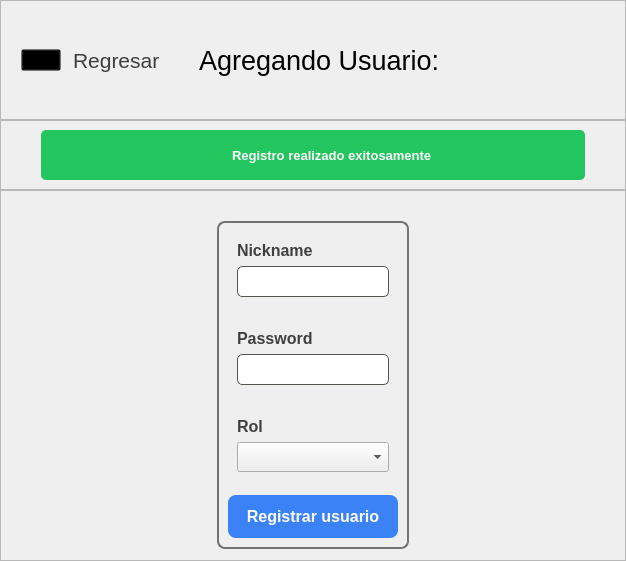
            <widget class="QWidget" name="pagAgregarUsuario">
             <layout class="QVBoxLayout" name="verticalLayout_14">
              <property name="spacing">
               <number>0</number>
              </property>
              <property name="leftMargin">
               <number>0</number>
              </property>
              <property name="topMargin">
               <number>0</number>
              </property>
              <property name="rightMargin">
               <number>0</number>
              </property>
              <property name="bottomMargin">
               <number>0</number>
              </property>
              <item alignment="Qt::AlignTop">
               <widget class="QFrame" name="frame_23">
                <property name="sizePolicy">
                 <sizepolicy hsizetype="Preferred" vsizetype="Expanding">
                  <horstretch>0</horstretch>
                  <verstretch>0</verstretch>
                 </sizepolicy>
                </property>
                <property name="minimumSize">
                 <size>
                  <width>0</width>
                  <height>120</height>
                 </size>
                </property>
                <property name="frameShape">
                 <enum>QFrame::StyledPanel</enum>
                </property>
                <property name="frameShadow">
                 <enum>QFrame::Raised</enum>
                </property>
                <layout class="QHBoxLayout" name="horizontalLayout_13">
                 <property name="spacing">
                  <number>12</number>
                 </property>
                 <property name="leftMargin">
                  <number>20</number>
                 </property>
                 <property name="topMargin">
                  <number>20</number>
                 </property>
                 <property name="rightMargin">
                  <number>20</number>
                 </property>
                 <property name="bottomMargin">
                  <number>20</number>
                 </property>
                 <item alignment="Qt::AlignLeft">
                  <widget class="QPushButton" name="btnRegresarAUsuarios">
                   <property name="cursor">
                    <cursorShape>PointingHandCursor</cursorShape>
                   </property>
                   <property name="styleSheet">
                    <string notr="true">QPushButton{
	background-color: transparent;
}</string>
                   </property>
                   <property name="text">
                    <string/>
                   </property>
                   <property name="icon">
                    <iconset>
                     <normaloff>img/back.svg</normaloff>img/back.svg</iconset>
                   </property>
                   <property name="iconSize">
                    <size>
                     <width>30</width>
                     <height>30</height>
                    </size>
                   </property>
                  </widget>
                 </item>
                 <item>
                  <widget class="QLabel" name="lblRegresarAgUsuarios">
                   <property name="sizePolicy">
                    <sizepolicy hsizetype="Preferred" vsizetype="Expanding">
                     <horstretch>0</horstretch>
                     <verstretch>0</verstretch>
                    </sizepolicy>
                   </property>
                   <property name="font">
                    <font>
                     <family>Arial</family>
                     <pointsize>16</pointsize>
                    </font>
                   </property>
                   <property name="cursor">
                    <cursorShape>PointingHandCursor</cursorShape>
                   </property>
                   <property name="styleSheet">
                    <string notr="true">QLabel{
	color: #3E3E3E;
}</string>
                   </property>
                   <property name="text">
                    <string>Regresar</string>
                   </property>
                  </widget>
                 </item>
                 <item>
                  <widget class="QLabel" name="label_4">
                   <property name="font">
                    <font>
                     <family>Arial</family>
                     <pointsize>20</pointsize>
                    </font>
                   </property>
                   <property name="styleSheet">
                    <string notr="true">QLabel{
	margin-left: 20px;
}</string>
                   </property>
                   <property name="text">
                    <string>Agregando Usuario:</string>
                   </property>
                  </widget>
                 </item>
                 <item>
                  <spacer name="horizontalSpacer">
                   <property name="orientation">
                    <enum>Qt::Horizontal</enum>
                   </property>
                   <property name="sizeHint" stdset="0">
                    <size>
                     <width>40</width>
                     <height>20</height>
                    </size>
                   </property>
                  </spacer>
                 </item>
                </layout>
               </widget>
              </item>
              <item>
               <widget class="QFrame" name="frame_22">
                <property name="minimumSize">
                 <size>
                  <width>0</width>
                  <height>70</height>
                 </size>
                </property>
                <property name="maximumSize">
                 <size>
                  <width>16777215</width>
                  <height>264</height>
                 </size>
                </property>
                <property name="frameShape">
                 <enum>QFrame::StyledPanel</enum>
                </property>
                <property name="frameShadow">
                 <enum>QFrame::Raised</enum>
                </property>
                <layout class="QHBoxLayout" name="horizontalLayout_12">
                 <property name="leftMargin">
                  <number>40</number>
                 </property>
                 <property name="rightMargin">
                  <number>40</number>
                 </property>
                 <item>
                  <widget class="QFrame" name="lblRegistroUsuario">
                   <property name="styleSheet">
                    <string notr="true">QFrame{
	background-color: #22c55e;
	border-radius: 5px;
}</string>
                   </property>
                   <property name="frameShape">
                    <enum>QFrame::StyledPanel</enum>
                   </property>
                   <property name="frameShadow">
                    <enum>QFrame::Raised</enum>
                   </property>
                   <layout class="QHBoxLayout" name="horizontalLayout_14">
                    <item>
                     <spacer name="horizontalSpacer_2">
                      <property name="orientation">
                       <enum>Qt::Horizontal</enum>
                      </property>
                      <property name="sizeHint" stdset="0">
                       <size>
                        <width>40</width>
                        <height>20</height>
                       </size>
                      </property>
                     </spacer>
                    </item>
                    <item>
                     <widget class="QPushButton" name="lblIconoRegistroUsuario">
                      <property name="minimumSize">
                       <size>
                        <width>30</width>
                        <height>30</height>
                       </size>
                      </property>
                      <property name="styleSheet">
                       <string notr="true">QPushButton{
	background-color: transparent;
	border: none;
}</string>
                      </property>
                      <property name="text">
                       <string/>
                      </property>
                      <property name="icon">
                       <iconset>
                        <normaloff>img/check.svg</normaloff>img/check.svg</iconset>
                      </property>
                      <property name="iconSize">
                       <size>
                        <width>30</width>
                        <height>30</height>
                       </size>
                      </property>
                     </widget>
                    </item>
                    <item>
                     <widget class="QLabel" name="lblMsjRegistroUsuario">
                      <property name="font">
                       <font>
                        <family>Arial</family>
                        <pointsize>10</pointsize>
                        <weight>75</weight>
                        <bold>true</bold>
                       </font>
                      </property>
                      <property name="styleSheet">
                       <string notr="true">QLabel{
	color: #fff;
}</string>
                      </property>
                      <property name="text">
                       <string>Registro realizado exitosamente</string>
                      </property>
                     </widget>
                    </item>
                    <item>
                     <spacer name="horizontalSpacer_3">
                      <property name="orientation">
                       <enum>Qt::Horizontal</enum>
                      </property>
                      <property name="sizeHint" stdset="0">
                       <size>
                        <width>40</width>
                        <height>20</height>
                       </size>
                      </property>
                     </spacer>
                    </item>
                   </layout>
                  </widget>
                 </item>
                </layout>
               </widget>
              </item>
              <item>
               <widget class="QFrame" name="frame_24">
                <property name="sizePolicy">
                 <sizepolicy hsizetype="Preferred" vsizetype="Expanding">
                  <horstretch>0</horstretch>
                  <verstretch>0</verstretch>
                 </sizepolicy>
                </property>
                <property name="frameShape">
                 <enum>QFrame::StyledPanel</enum>
                </property>
                <property name="frameShadow">
                 <enum>QFrame::Raised</enum>
                </property>
                <layout class="QGridLayout" name="gridLayout_11">
                 <property name="topMargin">
                  <number>30</number>
                 </property>
                 <item row="0" column="0">
                  <spacer name="horizontalSpacer_4">
                   <property name="orientation">
                    <enum>Qt::Horizontal</enum>
                   </property>
                   <property name="sizeHint" stdset="0">
                    <size>
                     <width>207</width>
                     <height>20</height>
                    </size>
                   </property>
                  </spacer>
                 </item>
                 <item row="0" column="1">
                  <widget class="QFrame" name="frame_25">
                   <property name="sizePolicy">
                    <sizepolicy hsizetype="Preferred" vsizetype="Preferred">
                     <horstretch>0</horstretch>
                     <verstretch>0</verstretch>
                    </sizepolicy>
                   </property>
                   <property name="minimumSize">
                    <size>
                     <width>0</width>
                     <height>0</height>
                    </size>
                   </property>
                   <property name="sizeIncrement">
                    <size>
                     <width>0</width>
                     <height>0</height>
                    </size>
                   </property>
                   <property name="styleSheet">
                    <string notr="true">QFrame{
	border: 2px solid #737373;
	border-radius: 8px;
}</string>
                   </property>
                   <property name="frameShape">
                    <enum>QFrame::StyledPanel</enum>
                   </property>
                   <property name="frameShadow">
                    <enum>QFrame::Raised</enum>
                   </property>
                   <layout class="QVBoxLayout" name="verticalLayout_16">
                    <property name="spacing">
                     <number>14</number>
                    </property>
                    <item alignment="Qt::AlignTop">
                     <widget class="QFrame" name="frame_13">
                      <property name="styleSheet">
                       <string notr="true">QFrame{
	border: none;
}</string>
                      </property>
                      <property name="frameShape">
                       <enum>QFrame::StyledPanel</enum>
                      </property>
                      <property name="frameShadow">
                       <enum>QFrame::Raised</enum>
                      </property>
                      <layout class="QVBoxLayout" name="verticalLayout_13">
                       <item alignment="Qt::AlignTop">
                        <widget class="QLabel" name="label_9">
                         <property name="font">
                          <font>
                           <family>Arial</family>
                           <pointsize>12</pointsize>
                           <weight>75</weight>
                           <bold>true</bold>
                          </font>
                         </property>
                         <property name="styleSheet">
                          <string notr="true">QLabel{
	color: #404040;
}</string>
                         </property>
                         <property name="text">
                          <string>Nickname</string>
                         </property>
                        </widget>
                       </item>
                       <item>
                        <widget class="QLineEdit" name="inpRegistroNick">
                         <property name="minimumSize">
                          <size>
                           <width>0</width>
                           <height>30</height>
                          </size>
                         </property>
                         <property name="font">
                          <font>
                           <family>Arial</family>
                           <pointsize>12</pointsize>
                          </font>
                         </property>
                         <property name="styleSheet">
                          <string notr="true">QLineEdit{
	padding: 4px;
	border-radius: 5px;
	border: 1px solid #57534e;
	color: #404040;
	padding-left: 5px;
	padding-right: 5px;
}</string>
                         </property>
                         <property name="text">
                          <string/>
                         </property>
                        </widget>
                       </item>
                      </layout>
                     </widget>
                    </item>
                    <item alignment="Qt::AlignTop">
                     <widget class="QFrame" name="frame_14">
                      <property name="styleSheet">
                       <string notr="true">QFrame{
	border: none;
}</string>
                      </property>
                      <property name="frameShape">
                       <enum>QFrame::StyledPanel</enum>
                      </property>
                      <property name="frameShadow">
                       <enum>QFrame::Raised</enum>
                      </property>
                      <layout class="QVBoxLayout" name="verticalLayout_15">
                       <item alignment="Qt::AlignTop">
                        <widget class="QLabel" name="label_10">
                         <property name="font">
                          <font>
                           <family>Arial</family>
                           <pointsize>12</pointsize>
                           <weight>75</weight>
                           <bold>true</bold>
                          </font>
                         </property>
                         <property name="styleSheet">
                          <string notr="true">QLabel{
	color: #404040;
}</string>
                         </property>
                         <property name="text">
                          <string>Password</string>
                         </property>
                        </widget>
                       </item>
                       <item>
                        <widget class="QLineEdit" name="inpRegistroPass">
                         <property name="minimumSize">
                          <size>
                           <width>0</width>
                           <height>30</height>
                          </size>
                         </property>
                         <property name="font">
                          <font>
                           <family>Arial</family>
                           <pointsize>12</pointsize>
                          </font>
                         </property>
                         <property name="styleSheet">
                          <string notr="true">QLineEdit{
	padding: 4px;
	border-radius: 5px;
	border: 1px solid #57534e;
	color: #404040;
	padding-left: 5px;
	padding-right: 5px;
}</string>
                         </property>
                        </widget>
                       </item>
                      </layout>
                     </widget>
                    </item>
                    <item>
                     <widget class="QFrame" name="frame_26">
                      <property name="styleSheet">
                       <string notr="true">QFrame{
	border: none;
}</string>
                      </property>
                      <property name="frameShape">
                       <enum>QFrame::StyledPanel</enum>
                      </property>
                      <property name="frameShadow">
                       <enum>QFrame::Raised</enum>
                      </property>
                      <layout class="QVBoxLayout" name="verticalLayout_17">
                       <item alignment="Qt::AlignTop">
                        <widget class="QLabel" name="label_11">
                         <property name="font">
                          <font>
                           <family>Arial</family>
                           <pointsize>12</pointsize>
                           <weight>75</weight>
                           <bold>true</bold>
                          </font>
                         </property>
                         <property name="styleSheet">
                          <string notr="true">QLabel{
	color: #404040;
}</string>
                         </property>
                         <property name="text">
                          <string>Rol</string>
                         </property>
                        </widget>
                       </item>
                       <item>
                        <widget class="QComboBox" name="inpRegistroRol">
                         <property name="minimumSize">
                          <size>
                           <width>0</width>
                           <height>30</height>
                          </size>
                         </property>
                         <property name="font">
                          <font>
                           <family>Arial</family>
                           <pointsize>12</pointsize>
                          </font>
                         </property>
                         <property name="layoutDirection">
                          <enum>Qt::LeftToRight</enum>
                         </property>
                         <property name="styleSheet">
                          <string notr="true"/>
                         </property>
                        </widget>
                       </item>
                      </layout>
                     </widget>
                    </item>
                    <item>
                     <widget class="QPushButton" name="btnRegistroSubmit">
                      <property name="font">
                       <font>
                        <family>Arial</family>
                        <pointsize>12</pointsize>
                        <weight>75</weight>
                        <bold>true</bold>
                       </font>
                      </property>
                      <property name="cursor">
                       <cursorShape>PointingHandCursor</cursorShape>
                      </property>
                      <property name="styleSheet">
                       <string notr="true">QPushButton{
	background-color: #3b82f6;
	padding: 12px;
	border-radius: 8px;
	color: #fff;
}
QPushButton::hover{
	background-color: #2563eb;
}</string>
                      </property>
                      <property name="text">
                       <string>Registrar usuario</string>
                      </property>
                     </widget>
                    </item>
                   </layout>
                  </widget>
                 </item>
                 <item row="0" column="2">
                  <spacer name="horizontalSpacer_5">
                   <property name="orientation">
                    <enum>Qt::Horizontal</enum>
                   </property>
                   <property name="sizeHint" stdset="0">
                    <size>
                     <width>207</width>
                     <height>20</height>
                    </size>
                   </property>
                  </spacer>
                 </item>
                 <item row="1" column="1">
                  <spacer name="verticalSpacer_2">
                   <property name="orientation">
                    <enum>Qt::Vertical</enum>
                   </property>
                   <property name="sizeHint" stdset="0">
                    <size>
                     <width>20</width>
                     <height>2</height>
                    </size>
                   </property>
                  </spacer>
                 </item>
                </layout>
               </widget>
              </item>
             </layout>
            </widget>
